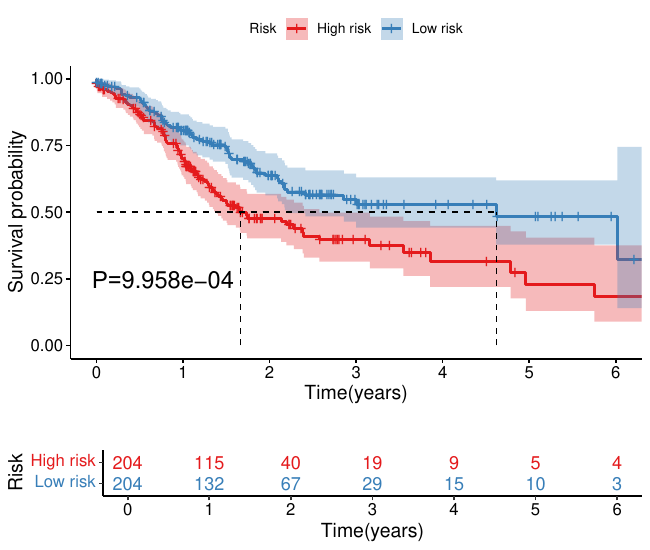

R code for this plot:
# 加载必要的库
library(survival)
library(survminer)

# 设置工作目录
setwd("F:\\图神经网络\\4.survival")

# 定义生存分析函数
bioSurvival <- function(inputFile=null, outFile=null) {
  # 读取数据文件
  rt <- read.table(inputFile, header=T, sep="\t", check.names=F)
  
  # 计算风险组之间的生存差异
  diff <- survdiff(Surv(futime, fustat) ~ risk, data=rt)
  pValue <- 1 - pchisq(diff$chisq, df=1)
  
  # 计算生存曲线
  fit <- survfit(Surv(futime, fustat) ~ risk, data = rt)
  
  # 计算5年生存率
  surv5yr <- summary(fit, times=5)$surv
  
  # 生成生存曲线图，并添加5年生存率的表格
  surPlot <- ggsurvplot(fit, 
                        data=rt,
                        conf.int=TRUE,
                        pval=formatC(pValue, format="e", digits=3), # 使用科学计数法展示p值
                        pval.size=6,
                        surv.median.line = "hv",
                        legend.title="Risk",
                        legend.labs=c("High risk", "Low risk"),
                        xlab="Time(years)",
                        break.time.by = 1,
                        palette=c("#E41A1C", "#377EB8"),
                        xlim=c(0, 6), # 限制x轴范围到5年
                        risk.table=TRUE,
                        risk.table.col = "strata",
                        risk.table.height=0.25,
                        risk.table.y.text=TRUE,
                        risk.table.text=paste0("5-year survival: ", round(surv5yr, 3))) # 只显示5年生存率
  
  # 保存生存曲线图
  pdf(file=outFile, onefile=FALSE, width=6.5, height=5.5)
  print(surPlot)
  dev.off()
}

# 调用函数进行生存分析
bioSurvival(inputFile="risk.txt", outFile="survival12.pdf")